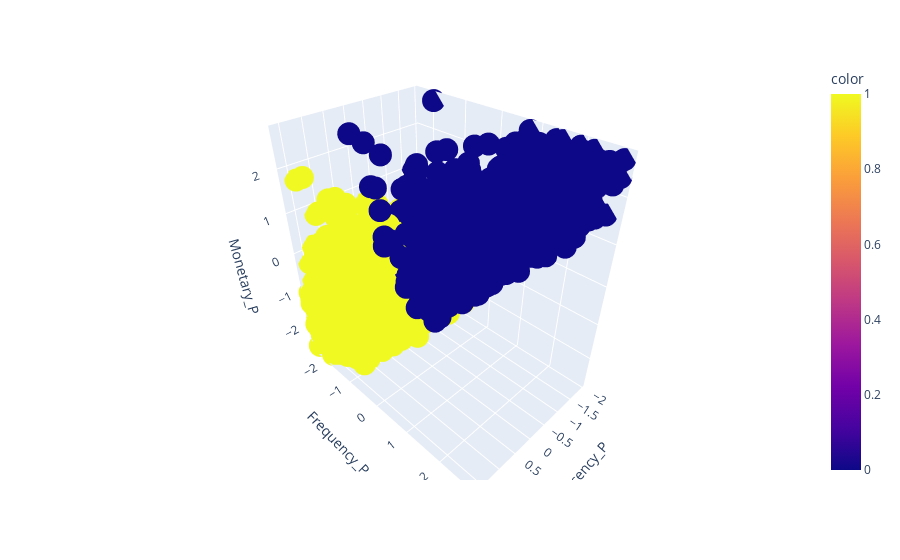

Notebook code for this chart:
### Code cell
# Plotting clusters based on silhouette method
km = KMeans(n_clusters=2)
y = km.fit_predict(X)
rfm_df['KMeansSilhouette'] = y
px.scatter_3d(data_frame=X, x='Recency_P', y='Frequency_P', z='Monetary_P', color=y)

### Figure 1 — Plotly figure (JSON) as saved in the notebook; plotly's stock layout.template omitted (floating-point values rounded to 4 significant figures; data arrays with more than 128 entries replaced by an {"elided": "..."} marker saying what was removed)
{"data": [{"hovertemplate": "Recency_P=%{x}<br>Frequency_P=%{y}<br>Monetary_P=%{z}<br>color=%{marker.color}<extra></extra>", "legendgroup": "", "marker": {"color": {"elided": "5881 int values"}, "coloraxis": "coloraxis", "symbol": "circle"}, "mode": "markers", "name": "", "scene": "scene", "showlegend": false, "type": "scatter3d", "x": {"elided": "5881 float values"}, "y": {"elided": "5881 float values"}, "z": {"elided": "5881 float values"}}], "layout": {"coloraxis": {"colorbar": {"title": {"text": "color"}}, "colorscale": [[0, "#0d0887"], [0.1111, "#46039f"], [0.2222, "#7201a8"], [0.3333, "#9c179e"], [0.4444, "#bd3786"], [0.5556, "#d8576b"], [0.6667, "#ed7953"], [0.7778, "#fb9f3a"], [0.8889, "#fdca26"], [1, "#f0f921"]]}, "legend": {"tracegroupgap": 0}, "margin": {"t": 60}, "scene": {"domain": {"x": [0, 1], "y": [0, 1]}, "xaxis": {"title": {"text": "Recency_P"}}, "yaxis": {"title": {"text": "Frequency_P"}}, "zaxis": {"title": {"text": "Monetary_P"}}}}}
